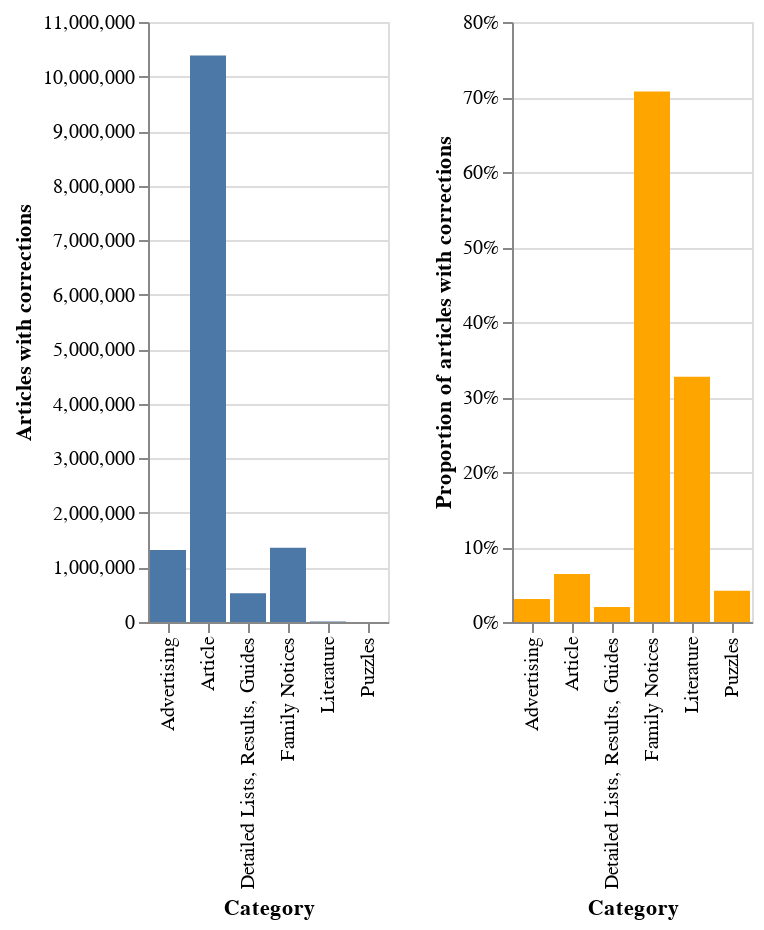

Notebook code cell kept with this figure:
### Markdown cell above
And now we can visualise the results.

### Code cell
cat_chart1 = alt.Chart(df_categories_filtered).mark_bar().encode(
    x=alt.X('term:N', title='Category'),
    y=alt.Y('total_results:Q', title='Articles with corrections')
)

cat_chart2 = alt.Chart(df_categories_filtered).mark_bar().encode(
    x=alt.X('term:N', title='Category'),
    y=alt.Y('proportion:Q', axis=alt.Axis(format='%', title='Proportion of articles with corrections')),
    color=alt.value('orange')
)

cat_chart1 | cat_chart2

### Figure 1 — Vega-Lite specification as saved in the notebook (floating-point values rounded to 4 significant figures)
{"config": {"view": {"continuousWidth": 400, "continuousHeight": 300}}, "hconcat": [{"mark": "bar", "encoding": {"x": {"type": "nominal", "field": "term", "title": "Category"}, "y": {"type": "quantitative", "field": "total_results", "title": "Articles with corrections"}}}, {"mark": "bar", "encoding": {"color": {"value": "orange"}, "x": {"type": "nominal", "field": "term", "title": "Category"}, "y": {"type": "quantitative", "axis": {"format": "%", "title": "Proportion of articles with corrections"}, "field": "proportion"}}}], "data": {"name": "data-22a348b04c5ae05b5719bee7592b5c3e"}, "$schema": "https://vega.github.io/schema/vega-lite/v4.8.1.json", "datasets": {"data-22a348b04c5ae05b5719bee7592b5c3e": [{"term": "Article", "total_results": 10385409, "total_articles": 162296409, "proportion": 0.06399}, {"term": "Family Notices", "total_results": 1362744, "total_articles": 1926852, "proportion": 0.7072}, {"term": "Advertising", "total_results": 1319419, "total_articles": 43238969, "proportion": 0.03051}, {"term": "Detailed Lists, Results, Guides", "total_results": 526437, "total_articles": 26177949, "proportion": 0.02011}, {"term": "Literature", "total_results": 11335, "total_articles": 34669, "proportion": 0.3269}, {"term": "Puzzles", "total_results": 1616, "total_articles": 38716, "proportion": 0.04174}]}}
